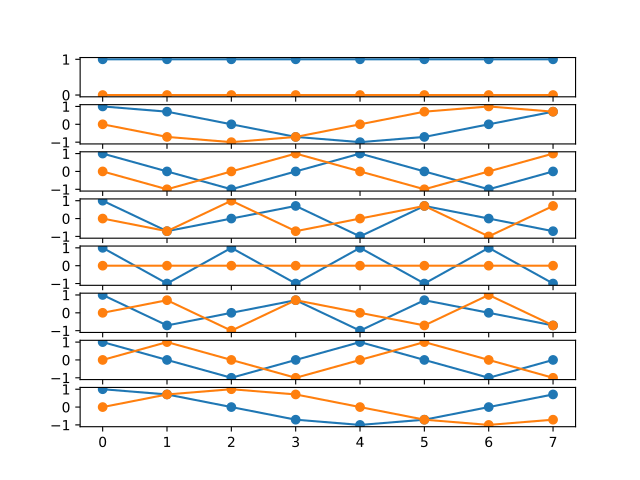

Reproduce this figure in Python.
import numpy as np
import matplotlib.pyplot as plt
import math

a1, f1 = 1, 5
a2, f2 = 2, 20
a3, f3 = 0.5, 75

nts = np.linspace(0, 1, 1000)
signal = lambda nts: a1 * np.cos(2 * np.pi * f1 * nts) + a2 * np.cos(2 * np.pi * f2 * nts) + a3 * np.cos(2 * np.pi * f3 * nts)

N = 8

fix, axs = plt.subplots(N)

matrix = np.zeros((8, 8), dtype=complex)

for m in range(0, N):
    for k in range(0, N):
        exp_complexa = np.exp(-2 * np.pi * 1j * m / N * k)
        matrix[m][k] = exp_complexa

    axa_x = np.arange(N)

    axs[m].plot(axa_x, matrix[m].real, marker='o')
    axs[m].plot(axa_x, matrix[m].imag, marker='o')

plt.savefig("ex1/ex1.pdf")

plt.show()

# Trebuie sa scalam ca matricea sa fie ortonormala
matrix = 1 / np.sqrt(N) * matrix

print(np.allclose(np.matrix(matrix).H * matrix, np.identity(8)))   
